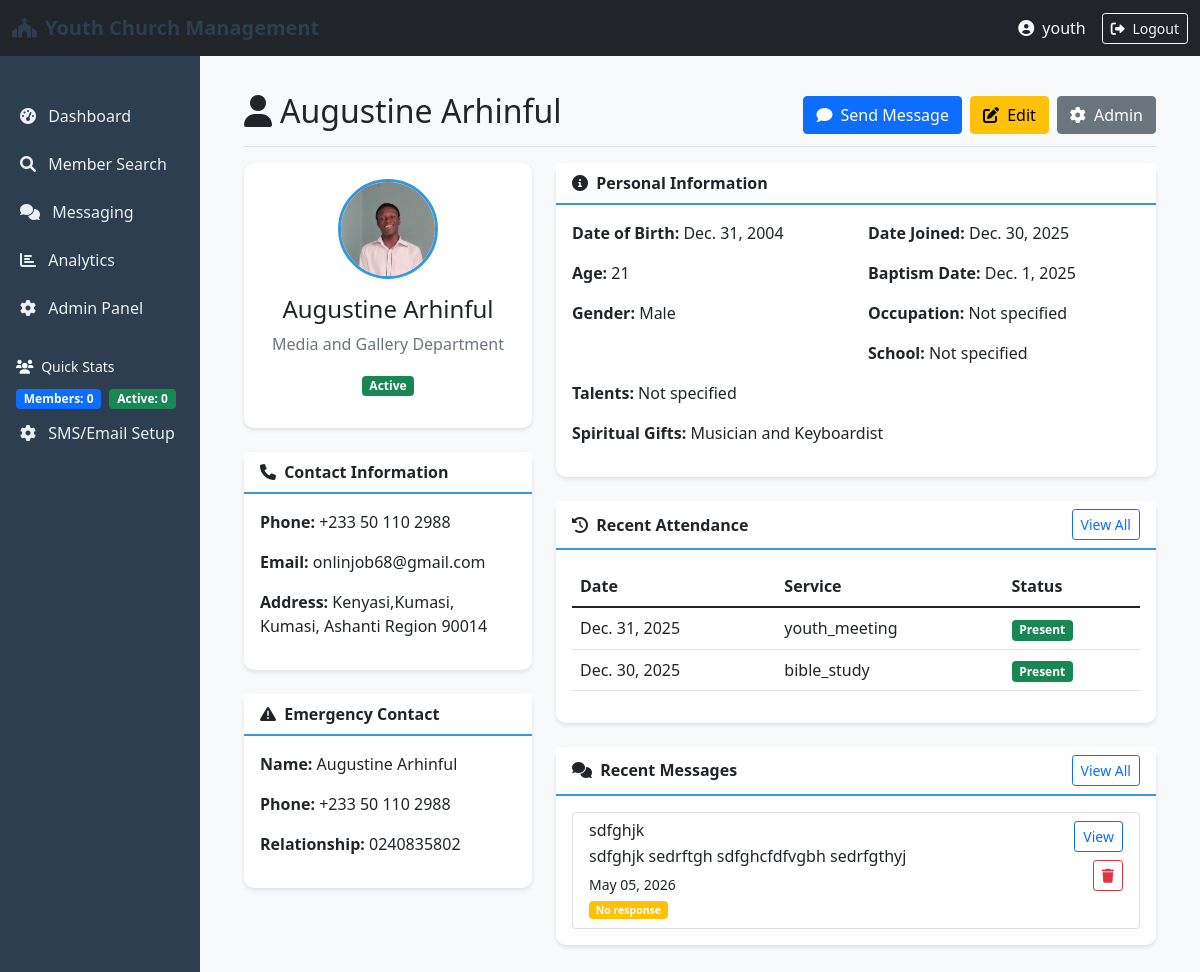
The app's page /portal/member/1/ (signed in), older data.
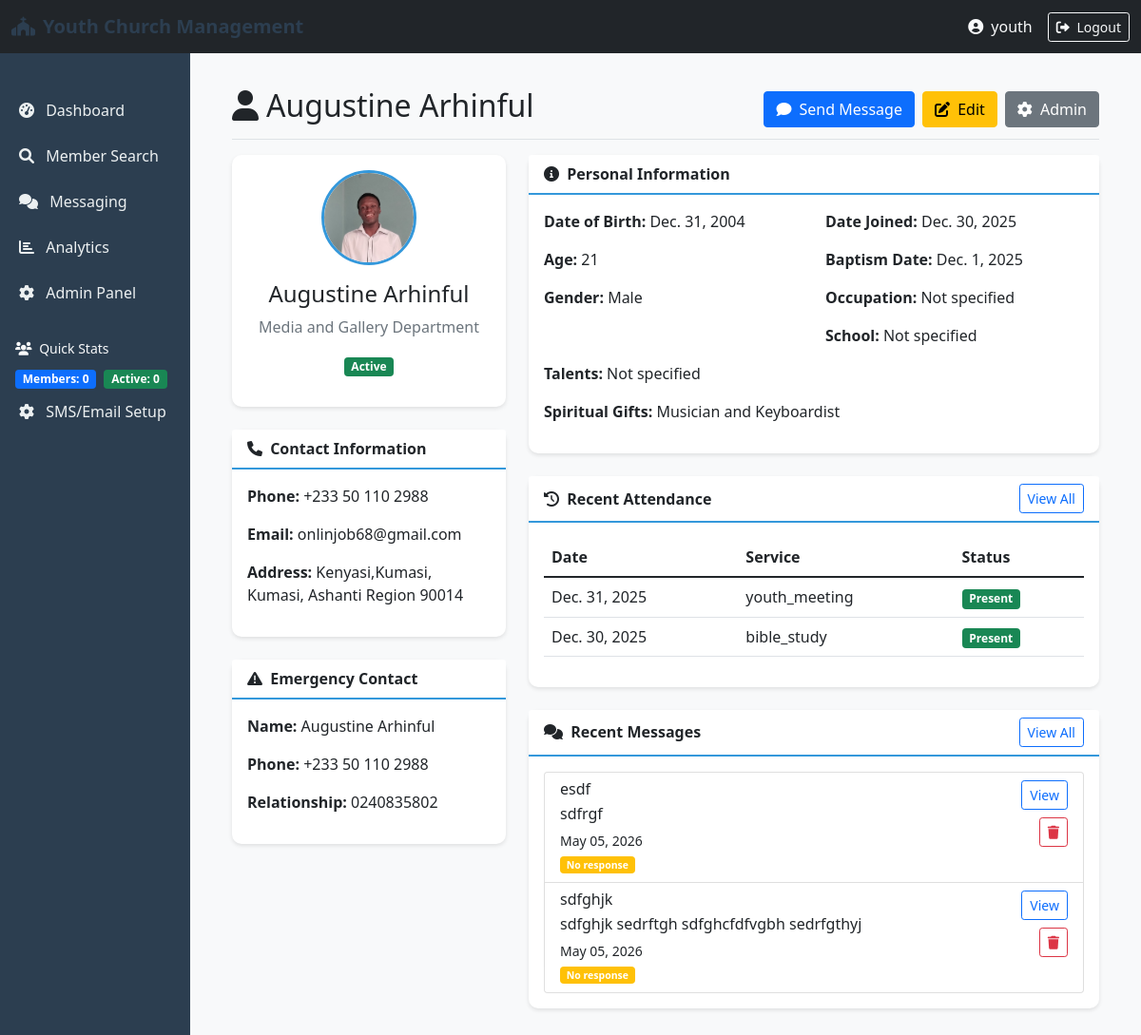
The same page, newer data.
### members/models.py (models this page shows, shortened)
class Attendance(models.Model):
    member = models.ForeignKey(Member, on_delete=models.CASCADE, related_name='attendances')
    service_date = models.DateField()
    service_type = models.CharField(max_length=50)  # e.g., 'Sunday Service', 'Bible Study'
    attended = models.BooleanField(default=True)
    check_in_time = models.DateTimeField(auto_now_add=True)
    notes = models.TextField(blank=True)
    is_deleted = models.BooleanField(default=False)
    deleted_at = models.DateTimeField(null=True, blank=True)
    class Meta:
        ordering = ['-service_date']
        unique_together = ['member', 'service_date', 'service_type']

### messaging/models.py (models this page shows, shortened)
class Conversation(models.Model):
    message = models.ForeignKey(Message, on_delete=models.CASCADE, related_name='conversations')
    member = models.ForeignKey(Member, on_delete=models.CASCADE, related_name='conversations')
    is_read = models.BooleanField(default=False)
    responded = models.BooleanField(default=False)
    last_updated = models.DateTimeField(auto_now=True)
    class Meta:
        unique_together = ['message', 'member']
        ordering = ['-last_updated']

class Message(models.Model):
    MESSAGE_TYPE_CHOICES = [
        ('broadcast', 'Broadcast to All'),
        ('group', 'Group Message'),
        ('individual', 'Individual Message'),
    ]
    id = models.UUIDField(primary_key=True, default=uuid.uuid4, editable=False)
    sender = models.ForeignKey(User, on_delete=models.CASCADE, related_name='sent_messages')
    message_type = models.CharField(max_length=20, choices=MESSAGE_TYPE_CHOICES, default='broadcast')
    subject = models.CharField(max_length=200)
    content = models.TextField()
    recipients = models.ManyToManyField(Member, related_name='received_messages', blank=True)
    is_broadcast = models.BooleanField(default=False)
    is_sent = models.BooleanField(default=False)
    is_delivered = models.BooleanField(default=False)
    created_at = models.DateTimeField(auto_now_add=True)
    scheduled_for = models.DateTimeField(null=True, blank=True)
    sent_at = models.DateTimeField(null=True, blank=True)
    sms_sent = models.BooleanField(default=False)
    whatsapp_sent = models.BooleanField(default=False)
    is_deleted = models.BooleanField(default=False)
    deleted_at = models.DateTimeField(null=True, blank=True)
    class Meta:
        ordering = ['-created_at']

### portal/views.py (the view)
# urls.py: path('member/<int:pk>/', views.member_detail, name='member_detail'),
@staff_member_required
def member_detail(request, pk):
    member = get_object_or_404(Member, pk=pk)
    attendance = member.attendances.filter(is_deleted=False)[:10]
    family = member.family_members.all()
    conversations = member.conversations.select_related('message').all()[:10]
    context = {
        'member': member,
        'attendance': attendance,
        'family': family,
        'conversations': conversations,
    }
    return render(request, 'portal/member_detail.html', context)

### members/models.py (called while the page is built)
    def full_name(self):
        return f"{self.first_name} {self.middle_name} {self.last_name}".strip()

    def age(self):
        from datetime import date
        today = date.today()
        return today.year - self.date_of_birth.year - (
            (today.month, today.day) < (self.date_of_birth.month, self.date_of_birth.day)
        )

### templates/portal/member_detail.html (shortened to what the changed rows need)
{% extends 'base.html' %}
{% block content %}
<div class="d-flex justify-content-between flex-wrap flex-md-nowrap align-items-center pt-3 pb-2 mb-3 border-bottom">
    <h1 class="h2">
        <i class="fas fa-user me-2"></i>{{ member.full_name }}
    </h1>
</div>
<div class="row">
    <div class="col-md-8">
        <div class="card mb-4">
            <div class="card-body">
                {% if attendance %}
                <div class="table-responsive">
                    <table class="table table-hover">
                        <thead>
                            <tr>
                                <th>Date</th>
                                <th>Service</th>
                                <th>Status</th>
                            </tr>
                        </thead>
                        <tbody>
                            {% for record in attendance %}
                            <tr>
                                <td>{{ record.service_date }}</td>
                                <td>{{ record.service_type }}</td>
                                <td>
                                    {% if record.attended %}
                                    <span class="badge bg-success">Present</span>
                                    {% else %}
                                    <span class="badge bg-danger">Absent</span>
                                    {% endif %}
                                </td>
                            </tr>
                            {% endfor %}
                        </tbody>
                    </table>
                </div>
                {% else %}
                <p class="text-muted">No attendance records found.</p>
                {% endif %}
            </div>
        </div>
        <div class="card">
            <div class="card-body">
                {% if conversations %}
                <div class="list-group">
                    {% for conversation in conversations %}
                    <div class="list-group-item list-group-item-action">
                        <div class="d-flex w-100 justify-content-between gap-2">
                            <div class="flex-grow-1">
                                <h6 class="mb-1">{{ conversation.message.subject }}</h6>
                                <p class="mb-1">{{ conversation.message.content|truncatechars:100 }}</p>
                                <small>{{ conversation.last_updated|date:"M d, Y" }}</small>
                            </div>
                            <div class="d-flex flex-column gap-2 align-items-end">
                                <a href="{% url 'message_responses' conversation.message.id %}" class="btn btn-sm btn-outline-primary">
                                    View
                                </a>
                                <form method="post" action="{% url 'delete_message' conversation.message.id %}" onsubmit="return confirm('Delete this message and all related responses?');">
                                    <button type="submit" class="btn btn-sm btn-outline-danger">
                                        <i class="fas fa-trash"></i>
                                    </button>
                                </form>
                            </div>
                        </div>
                        <small>
                            {% if conversation.responded %}
                            <span class="badge bg-success">Responded</span>
                            {% else %}
                            <span class="badge bg-warning">No response</span>
                            {% endif %}
                        </small>
                    </div>
                    {% endfor %}
                </div>
                {% else %}
                <p class="text-muted">No messages sent to this member.</p>
                {% endif %}
            </div>
        </div>
    </div>
</div>
{% endblock %}

Row changes from the older to the newer data that the page shows:
added Conversation: message.subject "esdf", message.content "sdfrgf", last_updated "May 05, 2026", responded "No response"
